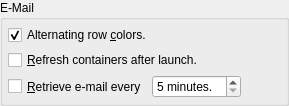
             <widget class="QGroupBox" name="groupBox_6">
              <property name="title">
               <string>E-Mail</string>
              </property>
              <layout class="QVBoxLayout" name="verticalLayout_10">
               <property name="spacing">
                <number>5</number>
               </property>
               <property name="leftMargin">
                <number>5</number>
               </property>
               <property name="topMargin">
                <number>5</number>
               </property>
               <property name="rightMargin">
                <number>5</number>
               </property>
               <property name="bottomMargin">
                <number>5</number>
               </property>
               <item>
                <widget class="QCheckBox" name="emailAlternatingRowColors">
                 <property name="text">
                  <string>Alternating row &amp;colors.</string>
                 </property>
                 <property name="checked">
                  <bool>true</bool>
                 </property>
                </widget>
               </item>
               <item>
                <widget class="QCheckBox" name="refreshEmail">
                 <property name="text">
                  <string>&amp;Refresh containers after launch.</string>
                 </property>
                </widget>
               </item>
               <item>
                <layout class="QHBoxLayout" name="horizontalLayout_62">
                 <property name="spacing">
                  <number>5</number>
                 </property>
                 <item>
                  <widget class="QCheckBox" name="autoEmailRetrieve">
                   <property name="sizePolicy">
                    <sizepolicy hsizetype="Minimum" vsizetype="Preferred">
                     <horstretch>0</horstretch>
                     <verstretch>0</verstretch>
                    </sizepolicy>
                   </property>
                   <property name="text">
                    <string>&amp;Retrieve e-mail every</string>
                   </property>
                  </widget>
                 </item>
                 <item>
                  <widget class="QSpinBox" name="emailRetrievalInterval">
                   <property name="suffix">
                    <string> minutes.</string>
                   </property>
                   <property name="minimum">
                    <number>5</number>
                   </property>
                   <property name="maximum">
                    <number>60</number>
                   </property>
                  </widget>
                 </item>
                 <item>
                  <spacer name="horizontalSpacer_46">
                   <property name="orientation">
                    <enum>Qt::Horizontal</enum>
                   </property>
                   <property name="sizeHint" stdset="0">
                    <size>
                     <width>40</width>
                     <height>20</height>
                    </size>
                   </property>
                  </spacer>
                 </item>
                </layout>
               </item>
              </layout>
             </widget>
